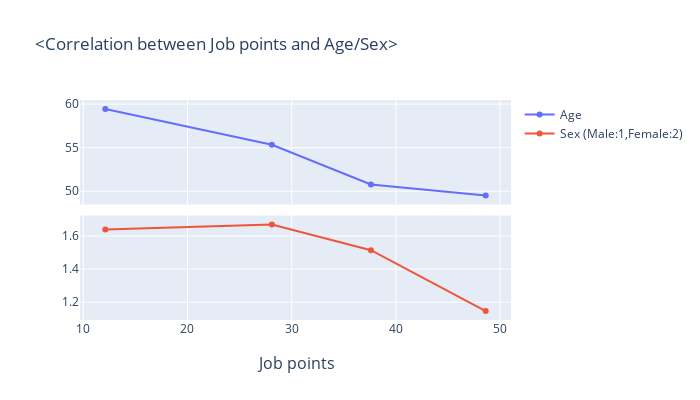

Notebook code cell kept with this figure:
### Code cell
# job_points과 age는 반비례
# job_points가 높을 수록 남성 비율이 높다
from plotly.subplots import make_subplots
import plotly.graph_objects as go
fig = make_subplots(rows=2, cols=1, shared_xaxes=True, vertical_spacing=0.05, x_title='Job points')
fig.add_trace(go.Scatter(name='Age', x = job_lv_pivot['job_points'], y = job_lv_pivot['age']), row = 1, col =1)
fig.add_trace(go.Scatter(name='Sex\n(Male:1,Female:2)',x = job_lv_pivot['job_points'], y = job_lv_pivot['sex']), row = 2, col =1)
fig.update_layout(height=400, width=700, title_text="<Correlation between Job points and Age/Sex>")
fig.show()

### Figure 1 — Plotly figure (JSON) as saved in the notebook; plotly's stock layout.template omitted (floating-point values rounded to 4 significant figures)
{"data": [{"name": "Age", "type": "scatter", "x": [48.62, 37.61, 28.1, 12.11], "xaxis": "x", "y": [49.51, 50.78, 55.33, 59.44], "yaxis": "y"}, {"name": "Sex\n(Male:1,Female:2)", "type": "scatter", "x": [48.62, 37.61, 28.1, 12.11], "xaxis": "x2", "y": [1.147, 1.514, 1.669, 1.639], "yaxis": "y2"}], "layout": {"annotations": [{"font": {"size": 16}, "showarrow": false, "text": "Job points", "x": 0.5, "xanchor": "center", "xref": "paper", "y": 0, "yanchor": "top", "yref": "paper", "yshift": -30}], "height": 400, "title": {"text": "<Correlation between Job points and Age/Sex>"}, "width": 700, "xaxis": {"anchor": "y", "domain": [0, 1], "matches": "x2", "showticklabels": false}, "xaxis2": {"anchor": "y2", "domain": [0, 1]}, "yaxis": {"anchor": "x", "domain": [0.525, 1]}, "yaxis2": {"anchor": "x2", "domain": [0, 0.475]}}}
